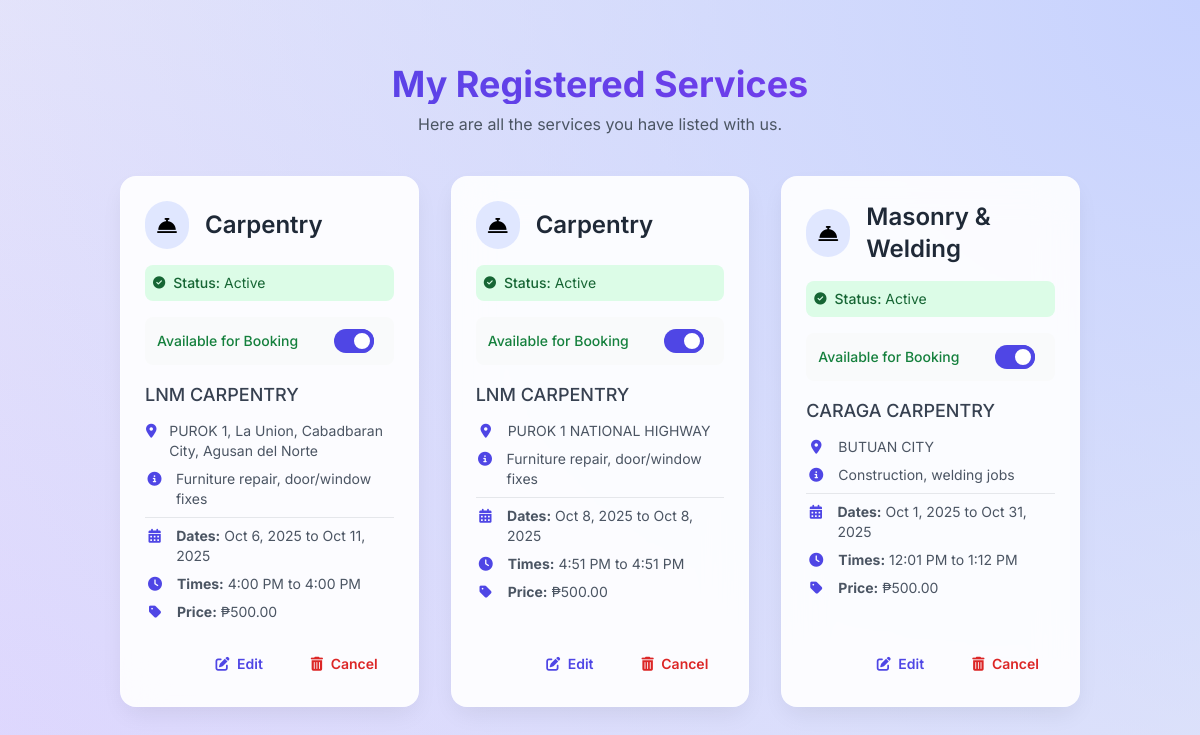
Before: /content/view_listings.php (signed in) with the older database file.
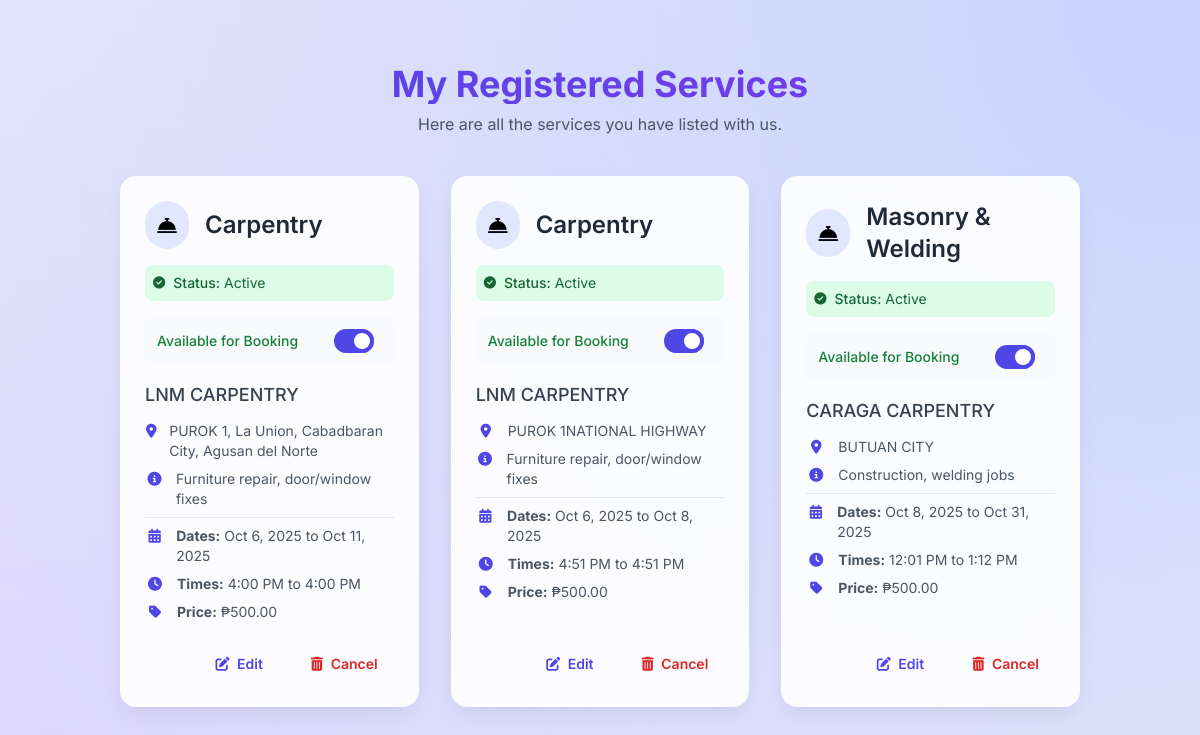
After: the same page with the newer database file.
### tables this page shows
CREATE TABLE `service_providers` (
  `id` int(11) NOT NULL,
  `user_id` int(11) NOT NULL,
  `company_name` varchar(255) NOT NULL,
  `company_address` text NOT NULL,
  `company_email` varchar(255) NOT NULL,
  `contact_number` varchar(50) NOT NULL,
  `service_name` varchar(255) NOT NULL,
  `description` text DEFAULT NULL,
  `registration_date` timestamp NOT NULL DEFAULT current_timestamp(),
  `service_id` int(11) DEFAULT NULL,
  `service_description` text DEFAULT NULL,
  `price` decimal(10,2) NOT NULL,
  `available_date` date NOT NULL DEFAULT '2025-01-01',
  `available_time` time NOT NULL DEFAULT '00:00:00',
  `is_approved` int(11) NOT NULL,
  `available_date_from` date DEFAULT NULL,
  `available_date_to` date DEFAULT NULL,
  `available_time_from` time DEFAULT NULL,
  `available_time_to` time DEFAULT NULL,
  `is_available` tinyint(1) NOT NULL DEFAULT 1
);

### content/view_listings.php (the view, shortened to what the changed rows need)
<?php
require '../db.php';
$user_id = $_SESSION['user_id'];
$sql = "SELECT
            id, service_name, company_name, company_address, service_description, is_approved,
            available_date_from, available_date_to, available_time_from, available_time_to, price,
            is_available
        FROM service_providers
        WHERE user_id = ?";
$stmt = $conn->prepare($sql);
$stmt->bind_param("i", $user_id);
if (!$stmt->execute()) { die("Error executing query: " . $stmt->error); }
$result = $stmt->get_result();
$services = $result->fetch_all(MYSQLI_ASSOC);
?>
<!DOCTYPE html>
<html lang="en">
<head>
    <script src="https://cdn.tailwindcss.com"></script>
    <link rel="stylesheet" href="https://cdnjs.cloudflare.com/ajax/libs/font-awesome/6.4.0/css/all.min.css">
</head>
<body>
    <div class="container mx-auto p-4 md:p-8">
        <div class="text-center mb-10">
             <h1 class="text-3xl md:text-4xl font-bold header-gradient mb-2">My Registered Services</h1>
        </div>
        <?php if (!empty($services)): ?>
            <div class="grid grid-cols-1 md:grid-cols-2 lg:grid-cols-3 gap-8">
                <?php foreach ($services as $service): ?>
                    <div class="card p-6">
                        <div class="flex-grow">
                             <div class="flex items-center mb-4">
                                <div class="bg-indigo-100 text-primary p-3 rounded-full mr-4"><i class="fas fa-concierge-bell fa-lg"></i></div>
                                <h2 class="text-2xl font-semibold text-gray-800"><?php echo htmlspecialchars($service['service_name']); ?></h2>
                            </div>
                            <?php if ($service['is_approved'] == 0): ?>
                                <div class="mb-4 p-2 text-sm text-yellow-800 rounded-lg bg-yellow-100 flex items-center" role="alert"><i class="fas fa-clock fa-sm mr-2"></i><span class="font-medium">Status:</span>&nbsp;Pending Approval</div>
                            <?php else: ?>
                                <div class="mb-4 p-2 text-sm text-green-800 rounded-lg bg-green-100 flex items-center" role="alert"><i class="fas fa-check-circle fa-sm mr-2"></i><span class="font-medium">Status:</span>&nbsp;Active</div>
                            <?php endif; ?>
                            <div class="flex items-center justify-between mb-4 bg-gray-50 p-3 rounded-lg">
                                <span id="availability-label-<?php echo $service['id']; ?>" class="font-medium text-sm <?php echo $service['is_available'] ? 'text-green-700' : 'text-gray-500'; ?>">
                                    <?php echo $service['is_available'] ? 'Available for Booking' : 'Not Available'; ?>
                                </span>
                                <div class="relative inline-block w-10 mr-2 align-middle select-none transition duration-200 ease-in">
                                    <input type="checkbox" name="toggle" id="toggle-<?php echo $service['id']; ?>" class="availability-toggle toggle-checkbox absolute block w-6 h-6 rounded-full bg-white border-4 appearance-none cursor-pointer"
                                           data-id="<?php echo $service['id']; ?>" <?php echo $service['is_available'] ? 'checked' : ''; ?>/>
                                </div>
                            </div>
                            <h3 class="text-lg font-medium text-gray-700 mb-3"><?php echo htmlspecialchars($service['company_name']); ?></h3>
                            <div class="service-details text-sm space-y-2">
                                <p><i class="fas fa-map-marker-alt"></i><span><?php echo htmlspecialchars($service['company_address']); ?></span></p>
                                <p><i class="fas fa-info-circle"></i><span><?php echo nl2br(htmlspecialchars($service['service_description'])); ?></span></p>
                                <hr class="my-3">
                                <p><i class="fas fa-calendar-alt"></i><span><strong>Dates:</strong> <?php echo date("M j, Y", strtotime($service['available_date_from'])) . " to " . date("M j, Y", strtotime($service['available_date_to'])); ?></span></p>
                                <p><i class="fas fa-clock"></i><span><strong>Times:</strong> <?php echo date("g:i A", strtotime($service['available_time_from'])) . " to " . date("g:i A", strtotime($service['available_time_to'])); ?></span></p>
                                <p><i class="fas fa-tag"></i><span><strong>Price:</strong> ₱<?php echo number_format($service['price'], 2); ?></span></p>
                            </div>
                        </div>
                        <div class="mt-6 flex justify-end items-center gap-4">
                            <button class="show-edit-modal inline-block px-4 py-2 text-sm font-semibold text-indigo-600 rounded-md hover:bg-indigo-100 transition-colors duration-200"
                                    data-id="<?php echo htmlspecialchars($service['id']); ?>"
                                    data-company-name="<?php echo htmlspecialchars($service['company_name']); ?>"
                                    data-company-address="<?php echo htmlspecialchars($service['company_address']); ?>"
                                    data-service-description="<?php echo htmlspecialchars($service['service_description']); ?>"
                                    data-date-from="<?php echo htmlspecialchars($service['available_date_from']); ?>"
                                    data-date-to="<?php echo htmlspecialchars($service['available_date_to']); ?>"
                                    data-time-from="<?php echo htmlspecialchars($service['available_time_from']); ?>"
                                    data-time-to="<?php echo htmlspecialchars($service['available_time_to']); ?>"
                                    data-price="<?php echo htmlspecialchars($service['price']); ?>">
                                <i class="fas fa-edit mr-1"></i> Edit
                            </button>
                             <a href="#" class="show-cancel-modal inline-block px-4 py-2 text-sm font-semibold text-red-600 rounded-md hover:bg-red-100 transition-colors duration-200"
                               data-service-id="<?php echo htmlspecialchars($service['id']); ?>">
                                <i class="fas fa-trash-alt mr-1"></i> Cancel
                            </a>
                        </div>
                    </div>
                <?php endforeach; ?>
            </div>
        <?php endif; ?>
    </div>
</body>
</html>

Changed rows visible on the page:
changed service_providers "4:51 PM": company_address "PUROK 1 NATIONAL HIGHWAY" → "PUROK 1NATIONAL HIGHWAY"; available_date_from "Oct 8, 2025" → "Oct 6, 2025"
changed service_providers "Masonry & Welding": available_date_from "Oct 1, 2025" → "Oct 8, 2025"
